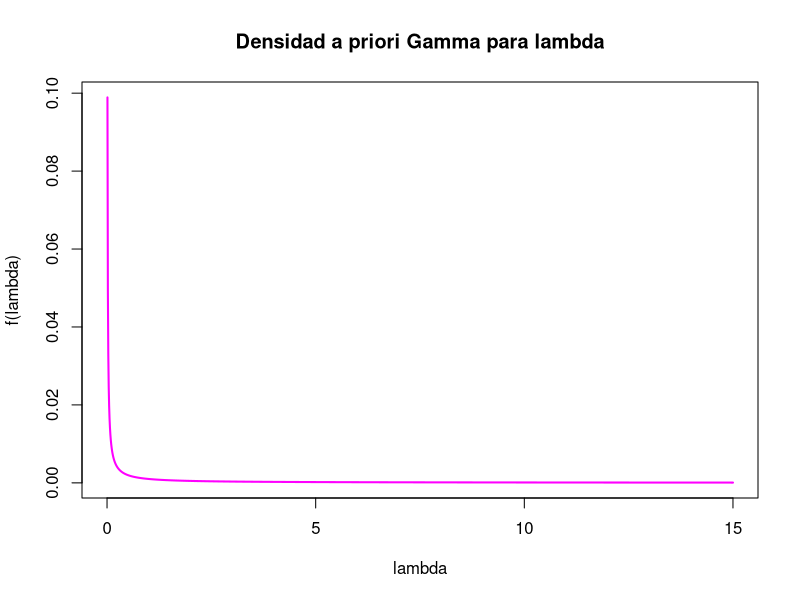
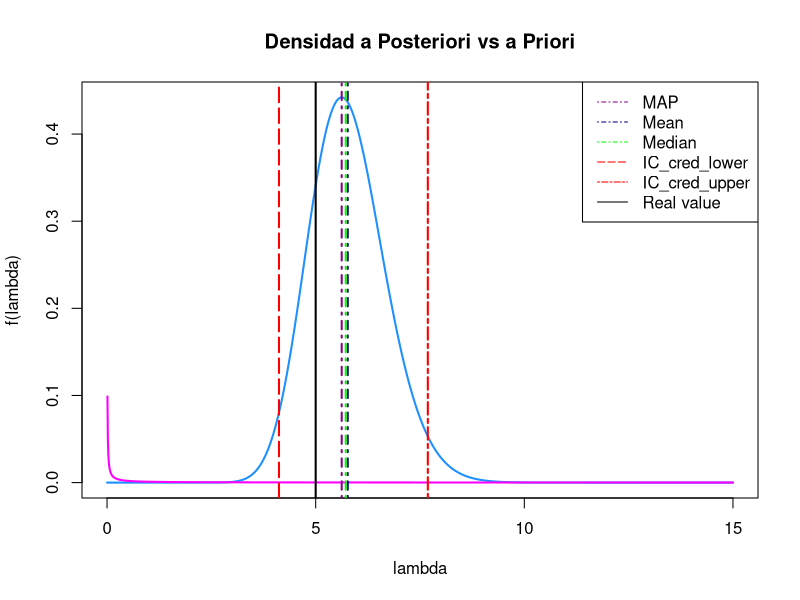
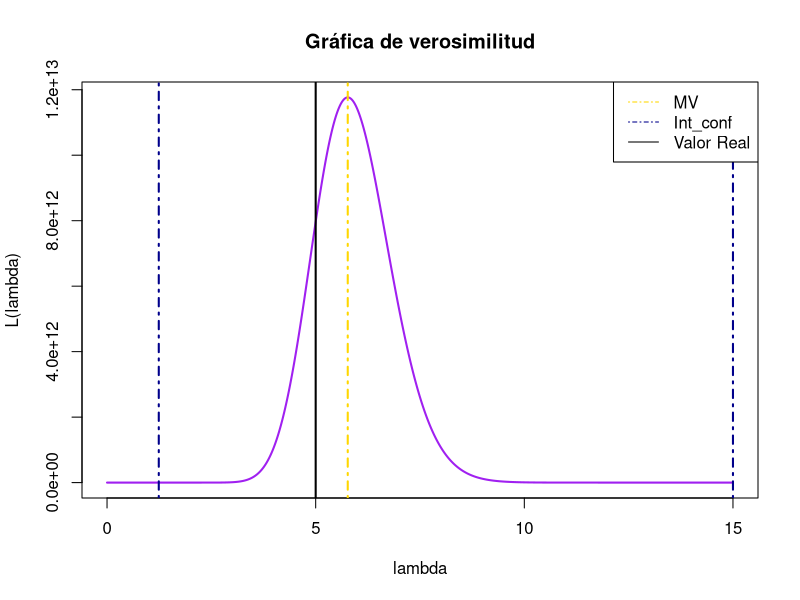

R code for these plots, in order:
## ---- chunk 1
rm(list = ls())
alpha = 2
lambda = 5
n = 20
set.seed(1010)
x = rgamma(n, rate = lambda, shape = alpha)

## ---- chunk 2
a =0.001
b =0.001
p_range = seq(0, 15, .01)
priori_l = dgamma(p_range, rate = b, shape = a)
plot(p_range, priori_l, col="magenta", type ="l", lwd = 2, xlab = "lambda", ylab = "f(lambda)", main = "Densidad a priori Gamma para lambda")
## ---- chunk 3
a_p = n*alpha + a
b_p = sum(x) + b

post_l = dgamma(p_range, rate = b_p, shape = a_p)

plot(p_range, post_l, col="dodgerblue", type ="l", lwd = 2, xlab = "lambda", ylab = "f(lambda)", main = "Densidad a Posteriori vs a Priori")
lines(p_range, priori_l, col="magenta", type ="l", lwd = 2)

IC_cred = qgamma(c(0.025, 0.975), shape = a_p, rate = b_p)

MAP = (a_p-1)/b_p
Mean = a_p/b_p
Median = qgamma(0.5, shape = a_p, rate = b_p)

abline(v = MAP, lwd = 2, col = "darkmagenta", lty = 4)
abline(v = Mean, lwd = 2, col = "blue4", lty = 4)
abline(v = Median, lwd = 2, col = "green", lty = 4)
abline(v = IC_cred[1], lwd = 2, col = "red", lty = 5)
abline(v = IC_cred[2], lwd = 2, col = "red", lty = 6)
abline(v = lambda, lwd = 2, col = "black", lty = 1)
legend("topright", c("MAP", "Mean", "Median", "IC_cred_lower", "IC_cred_upper", "Real value"), lty = c(4, 4, 4, 5, 6, 1), col = c("darkmagenta", "blue4", "green", "red", "red", "black"))


cat("MAP = ", MAP, "\n")
cat("Mean = ", Mean, "\n")
cat("Median = ", Median, "\n")
cat("Intervalo de credibilidad = ", IC_cred, "\n")
cat("Valor Real = ", lambda, "\n")

## ---- chunk 4

verosim_v = c()
for (l in p_range) {
  verosim = (l^{n*alpha})*(exp(-sum(x)*l))
  verosim_v = append(verosim_v, verosim)
}

MV = (alpha*n)/sum(x)

threshold = MV * exp(-qchisq(0.95, df = 1) / 2)

IC_lower = min(p_range[verosim_v >= threshold])
IC_upper = max(p_range[verosim_v >= threshold])

plot(p_range, verosim_v, col="purple", type ="l", lwd = 2, xlab = "lambda", ylab = "L(lambda)", main = "Gráfica de verosimilitud")
abline(v = MV, lwd = 2, col = "gold", lty = 4)
abline(v = IC_lower , lwd = 2, col = "blue4", lty = 4)
abline(v = IC_upper, lwd = 2, col = "blue4", lty = 4)
abline(v = lambda, lwd = 2, col = "black", lty = 1)
legend("topright", c("MV", "Int_conf", "Valor Real"), lty = c(4, 4, 1), col = c("gold", "blue4", "black"))


cat("MV = ", MV, "\n")
cat("Confidence Interval = ", IC_lower, ",", IC_upper)
